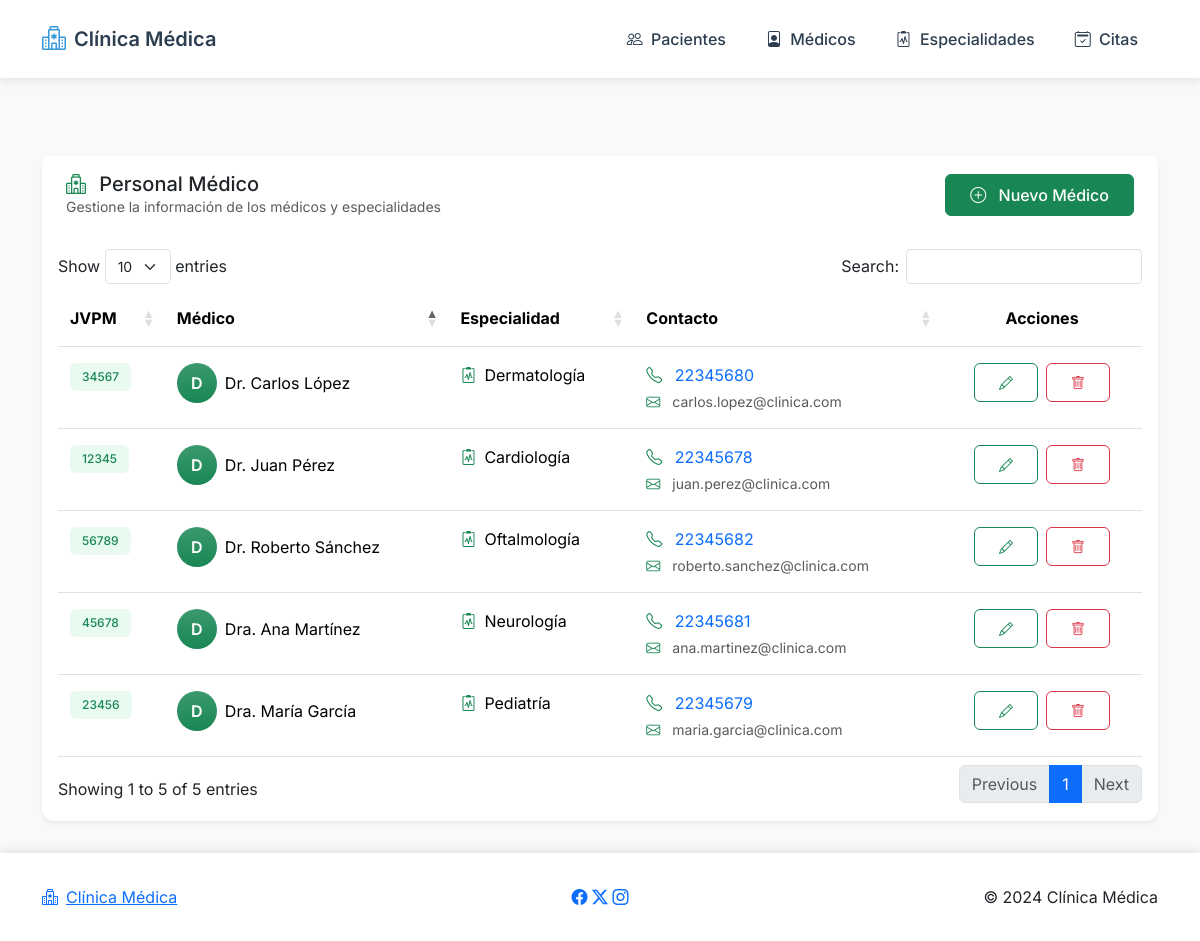
The page /index.php?controller=medico&action=index on the database its author committed.
### tables this page shows
CREATE TABLE medicos (
    id_medico INT AUTO_INCREMENT NOT NULL,
    nombre_completo VARCHAR(100) NOT NULL,
    numero_jvpm VARCHAR(20) NOT NULL UNIQUE,
    telefono VARCHAR(8) NOT NULL,
    correo VARCHAR(100),
    id_especialidad INT NOT NULL,
    estado TINYINT(1) DEFAULT 1,
    fecha_registro TIMESTAMP DEFAULT CURRENT_TIMESTAMP,
    PRIMARY KEY (id_medico),
    FOREIGN KEY (id_especialidad) REFERENCES especialidades(id_especialidad)
);

CREATE TABLE especialidades (
    id_especialidad INT AUTO_INCREMENT NOT NULL,
    nombre_especialidad VARCHAR(50) NOT NULL,
    descripcion VARCHAR(200),
    estado TINYINT(1) DEFAULT 1,
    fecha_registro TIMESTAMP DEFAULT CURRENT_TIMESTAMP,
    PRIMARY KEY (id_especialidad)
);

### Modelos/Medico.php (called while the page is built, shortened)
<?php
require_once 'config/database.php';
class Medico {
    private $conn;
    private $table_name = "medicos";
    public function __construct() {
        $database = new Database();
        $this->conn = $database->getConnection();
    }
    public function leer() {
        $query = "SELECT m.*, e.nombre_especialidad
                FROM " . $this->table_name . " m
                LEFT JOIN especialidades e ON m.id_especialidad = e.id_especialidad
                WHERE m.estado = 1
                ORDER BY m.nombre_completo";
        $stmt = $this->conn->prepare($query);
        $stmt->execute();
        return $stmt;
    }
}

### config/Database.php (called while the page is built, shortened)
<?php
class Database {
    private $host = 'localhost';
    private $db_name = 'l2_clinicaab123456';
    private $username = 'root';
    private $password = '';
    public function getConnection() {
        $this->conn = null;
        try {
            $this->conn = new PDO(
                "mysql:host=" . $this->host . ";dbname=" . $this->db_name,
                $this->username,
                $this->password
            );
            $this->conn->setAttribute(PDO::ATTR_ERRMODE, PDO::ERRMODE_EXCEPTION);
            $this->conn->exec("set names utf8");
        } catch(PDOException $e) {
            echo "Error de conexión: " . $e->getMessage();
        }
        return $this->conn;
    }
}

### Modelos/Especialidad.php (called while the page is built, shortened)
<?php
require_once 'config/database.php';
class Especialidad {
    public function __construct() {
        $database = new Database();
    }
}

### Controladores/MedicoController.php (called while the page is built, shortened)
<?php
require_once 'Modelos/Medico.php';
require_once 'Modelos/Especialidad.php';
class MedicoController {
    private $medicoModel;
    public function __construct() {
        $this->medicoModel = new Medico();
    }
    public function index() {
        $medicos = $this->medicoModel->leer();
        require_once 'Vistas/medicos/listar.php';
    }
}

### Vistas/medicos/listar.php (the view, shortened to what this page needs)
<?php require_once 'Vistas/templates/header.php'; ?>
<div class="container mt-5">
    <div class="row">
        <div class="col-12">
            <div class="card border-0 shadow-sm">
                <div class="card-header bg-white py-3">
                    <div class="d-flex justify-content-between align-items-center">
                        <div>
                            <h5 class="mb-0">
                                <i class="bi bi-hospital me-2 text-success"></i>
                                Personal Médico
                            </h5>
                            <p class="text-muted small mb-0">Gestione la información de los médicos y especialidades</p>
                        </div>
                        <a href="index.php?controller=medico&action=crear"
                           class="btn btn-success">
                            <i class="bi bi-plus-circle me-2"></i>
                            Nuevo Médico
                        </a>
                    </div>
                </div>
                <div class="card-body">
                    <div class="table-responsive">
                        <table id="tablaMedicos" class="table table-hover">
                            <thead>
                                <tr>
                                    <th>JVPM</th>
                                    <th>Médico</th>
                                    <th>Especialidad</th>
                                    <th>Contacto</th>
                                    <th class="text-center">Acciones</th>
                                </tr>
                            </thead>
                            <tbody>
                                <?php while ($row = $medicos->fetch(PDO::FETCH_ASSOC)): ?>
                                    <tr>
                                        <td>
                                            <span class="badge bg-success-subtle text-success">
                                                <?php echo htmlspecialchars($row['numero_jvpm']); ?>
                                            </span>
                                        </td>
                                        <td>
                                            <div class="d-flex align-items-center">
                                                <div class="avatar-circle bg-success bg-gradient text-white me-2">
                                                    <?php echo strtoupper(substr($row['nombre_completo'], 0, 1)); ?>
                                                </div>
                                                <div>
                                                    <span class="d-block"><?php echo htmlspecialchars($row['nombre_completo']); ?></span>
                                                </div>
                                            </div>
                                        </td>
                                        <td>
                                            <div class="d-flex align-items-center">
                                                <i class="bi bi-clipboard2-pulse text-success me-2"></i>
                                                <?php echo htmlspecialchars($row['nombre_especialidad']); ?>
                                            </div>
                                        </td>
                                        <td>
                                            <div class="d-flex flex-column">
                                                <a href="tel:<?php echo $row['telefono']; ?>"
                                                   class="text-decoration-none mb-1">
                                                    <i class="bi bi-telephone text-success me-2"></i>
                                                    <?php echo htmlspecialchars($row['telefono']); ?>
                                                </a>
                                                <a href="mailto:<?php echo $row['correo']; ?>"
                                                   class="text-decoration-none text-muted small">
                                                    <i class="bi bi-envelope text-success me-2"></i>
                                                    <?php echo htmlspecialchars($row['correo']); ?>
                                                </a>
                                            </div>
                                        </td>
                                        <td>
                                            <div class="d-flex justify-content-center gap-2">
                                                <a href="index.php?controller=medico&action=editar&id=<?php echo $row['id_medico']; ?>"
                                                   class="btn btn-sm btn-outline-success"
                                                   data-bs-toggle="tooltip"
                                                   title="Editar médico">
                                                    <i class="bi bi-pencil"></i>
                                                </a>
                                                <button type="button"
                                                        class="btn btn-sm btn-outline-danger"
                                                        data-bs-toggle="modal"
                                                        data-bs-target="#deleteModal<?php echo $row['id_medico']; ?>"
                                                        title="Eliminar médico">
                                                    <i class="bi bi-trash"></i>
                                                </button>
                                            </div>
                                        </td>
                                    </tr>
                                <?php endwhile; ?>
                            </tbody>
                        </table>
                    </div>
                </div>
            </div>
        </div>
    </div>
</div>
<?php require_once 'Vistas/templates/footer.php'; ?>

### index.php (shortened to what this page needs)
<?php
$controller = isset($_GET['controller']) ? $_GET['controller'] : 'inicio';
$action = isset($_GET['action']) ? $_GET['action'] : 'index';
$controllerName = ucfirst($controller) . 'Controller';
$controllerFile = "Controladores/$controllerName.php";
if (file_exists($controllerFile)) {
    $controller = new $controllerName();
    if (method_exists($controller, $action)) {
        $controller->$action();
    } else {
        header("HTTP/1.0 404 Not Found");
        echo "Acción no encontrada";
    }
} else {
    require_once 'Controladores/InicioController.php';
    $controller = new InicioController();
    $controller->index();
}

### Vistas/templates/header.php (shortened to what this page needs)
<!DOCTYPE html>
<html lang="es">
<head>
    <?php require_once 'Vistas/templates/resources.php'; ?>
</head>
<body>
    <nav class="navbar navbar-expand-lg fixed-top">
        <div class="container">
            <a class="navbar-brand d-flex align-items-center" href="index.php">
                <i class="bi bi-hospital me-2"></i>
                <span>Clínica Médica</span>
            </a>
            <div class="collapse navbar-collapse justify-content-end" id="navbarNav">
                <ul class="navbar-nav">
                    <li class="nav-item">
                        <a class="nav-link" href="index.php?controller=paciente&action=index">
                            <i class="bi bi-people me-1"></i> Pacientes
                        </a>
                    </li>
                    <li class="nav-item">
                        <a class="nav-link" href="index.php?controller=medico&action=index">
                            <i class="bi bi-file-person me-1"></i> Médicos
                        </a>
                    </li>
                    <li class="nav-item">
                        <a class="nav-link" href="index.php?controller=especialidad&action=index">
                            <i class="bi bi-clipboard2-pulse me-1"></i> Especialidades
                        </a>
                    </li>
                    <li class="nav-item">
                        <a class="nav-link" href="index.php?controller=cita&action=index">
                            <i class="bi bi-calendar2-check me-1"></i> Citas
                        </a>
                    </li>
                </ul>
            </div>
        </div>
    </nav>
    <div class="content-wrapper">

### Vistas/templates/resources.php (shortened to what this page needs)
<link href="https://cdn.jsdelivr.net/npm/bootstrap@5.3.2/dist/css/bootstrap.min.css" rel="stylesheet">
<link rel="stylesheet" href="https://cdn.jsdelivr.net/npm/bootstrap-icons@1.11.2/font/bootstrap-icons.css">
<link rel="stylesheet" href="https://cdn.datatables.net/1.11.5/css/dataTables.bootstrap5.min.css">
<link rel="stylesheet" href="https://cdn.datatables.net/responsive/2.2.9/css/responsive.bootstrap5.min.css">
<link href="https://cdn.jsdelivr.net/npm/select2@4.1.0-rc.0/dist/css/select2.min.css" rel="stylesheet">
<link href="https://cdn.jsdelivr.net/npm/select2-bootstrap-5-theme@1.3.0/dist/select2-bootstrap-5-theme.min.css" rel="stylesheet">
<link href="public/css/UM18002_L2_ClaveX.css" rel="stylesheet">

### Vistas/templates/footer.php (shortened to what this page needs)
</div>
<footer class="footer">
    <div class="container">
        <div class="row align-items-center">
            <div class="col-md-4 text-center text-md-start">
                <a class="footer-brand d-flex align-items-center justify-content-center justify-content-md-start" href="index.php">
                    <i class="bi bi-hospital me-2"></i>
                    <span>Clínica Médica</span>
                </a>
            </div>
            <div class="col-md-4 text-center my-3 my-md-0">
                <div class="social-links">
                    <a href="#" class="social-link"><i class="bi bi-facebook"></i></a>
                    <a href="#" class="social-link"><i class="bi bi-twitter-x"></i></a>
                    <a href="#" class="social-link"><i class="bi bi-instagram"></i></a>
                </div>
            </div>
            <div class="col-md-4 text-center text-md-end">
                <p class="mb-0">© 2024 Clínica Médica</p>
            </div>
        </div>
    </div>
</footer>
</body>
</html>

### public/css/UM18002_L2_ClaveX.css (style rules this page uses)
:root { --primary-color: #3498db; --success-color: #2ecc71; --info-color: #17a2b8; --warning-color: #f1c40f; --danger-color: #e74c3c; --border-radius: 6px; --transition: all 0.3s ease; }
body { font-family: "Inter", sans-serif; background-color: #f8f9fa; padding-top: 76px; }
.content-wrapper { min-height: calc(100vh - 180px); padding: 2rem 0; }
.navbar { background-color: rgba(255, 255, 255, 0.98) !important; box-shadow: 0 2px 10px rgba(0, 0, 0, 0.1); padding: 1rem 0; }
.navbar-brand { font-weight: 600; color: #2c3e50 !important; font-size: 1.25rem; }
.navbar-brand i { font-size: 1.5rem; color: var(--primary-color); }
.nav-link { color: #2c3e50 !important; font-weight: 500; padding: 0.5rem 1rem !important; transition: var(--transition); border-radius: var(--border-radius); margin: 0 0.25rem; }
.card { border: none; border-radius: 12px; box-shadow: 0 0.125rem 0.25rem rgba(0, 0, 0, 0.075); }
.card-header { background-color: white; border-bottom: none; padding: 1.5rem; }
.btn { padding: 0.5rem 1.5rem; font-weight: 500; border-radius: var(--border-radius); transition: var(--transition); }
.avatar-circle { width: 40px; height: 40px; border-radius: 50%; display: flex; align-items: center; justify-content: center; font-weight: 600; }
.table > :not(caption) > * > * { padding: 1rem 0.75rem; }
.badge { padding: 0.5rem 0.75rem; font-weight: 500; }
.footer { background-color: white; padding: 2rem 0; box-shadow: 0 -2px 10px rgba(0, 0, 0, 0.1); }
.bg-success-subtle { background-color: rgba(46, 204, 113, 0.1) !important; }

### rows shown on the page
medicos: numero_jvpm "34567", nombre_completo "D", nombre_completo "Dr. Carlos López", id_especialidad.nombre_especialidad "Dermatología", telefono "22345680", correo "carlos.lopez@clinica.com"
medicos: numero_jvpm "12345", nombre_completo "D", nombre_completo "Dr. Juan Pérez", id_especialidad.nombre_especialidad "Cardiología", telefono "22345678", correo "juan.perez@clinica.com"
medicos: numero_jvpm "56789", nombre_completo "D", nombre_completo "Dr. Roberto Sánchez", id_especialidad.nombre_especialidad "Oftalmología", telefono "22345682", correo "roberto.sanchez@clinica.com"
medicos: numero_jvpm "45678", nombre_completo "D", nombre_completo "Dra. Ana Martínez", id_especialidad.nombre_especialidad "Neurología", telefono "22345681", correo "ana.martinez@clinica.com"
medicos: numero_jvpm "23456", nombre_completo "D", nombre_completo "Dra. María García", id_especialidad.nombre_especialidad "Pediatría", telefono "22345679", correo "maria.garcia@clinica.com"
